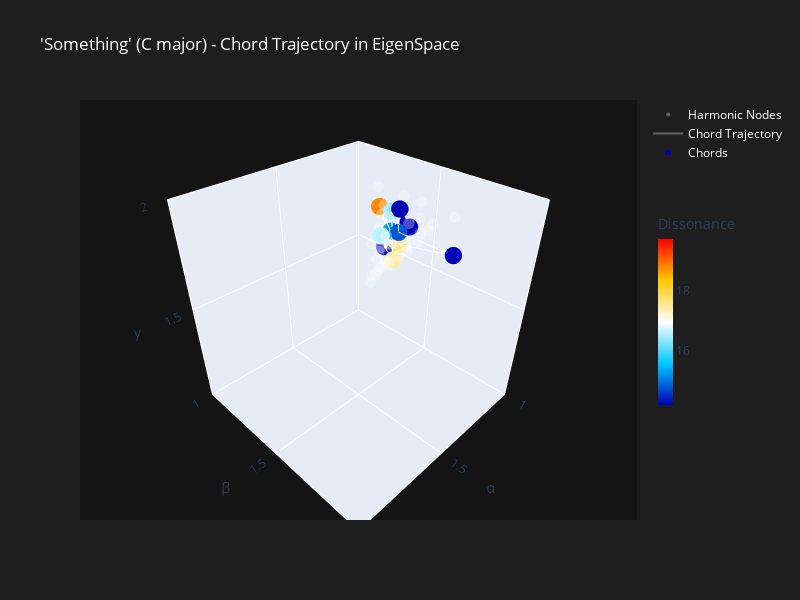

Notebook code for this chart:
### Markdown cell above
## Visualize Chord Trajectory in EigenSpace

### Code cell
import plotly.graph_objects as go

# Create 3D visualization of chord trajectory
fig = go.Figure()

# Custom colorscale (same as EigenSpace visualization)
custom_colorscale = [
    [0.0, "rgba(0, 0, 180, 1.0)"],
    [0.25, "rgba(0, 200, 255, 1.0)"],
    [0.5, "rgba(255, 255, 255, 1.0)"],
    [0.75, "rgba(255, 200, 0, 1.0)"],
    [1.0, "rgba(255, 0, 0, 1.0)"],
]

vmin = np.nanpercentile(dissonance_3d, 5)
vmax = np.nanpercentile(dissonance_3d, 80)

# Add harmonic nodes (if loaded)
if harmonic_nodes:
    fig.add_trace(go.Scatter3d(
        x=[n['alpha'] for n in harmonic_nodes],
        y=[n['beta'] for n in harmonic_nodes],
        z=[n['gamma'] for n in harmonic_nodes],
        mode='markers',
        marker=dict(size=4, color='white', symbol='circle', opacity=0.3),
        name='Harmonic Nodes',
        hoverinfo='skip'
    ))

# Add chord trajectory as connected line
fig.add_trace(go.Scatter3d(
    x=df_song['alpha'],
    y=df_song['beta'],
    z=df_song['gamma'],
    mode='lines',
    line=dict(color='rgba(255, 255, 255, 0.3)', width=2),
    name='Chord Trajectory',
    hoverinfo='skip'
))

# Add chord points colored by dissonance
fig.add_trace(go.Scatter3d(
    x=df_song['alpha'],
    y=df_song['beta'],
    z=df_song['gamma'],
    mode='markers',
    marker=dict(
        size=6,
        color=df_song['dissonance'],
        colorscale=custom_colorscale,
        cmin=vmin, cmax=vmax,
        showscale=True,
        colorbar=dict(title='Dissonance', thickness=15, len=0.5)
    ),
    text=[f"Chord {i+1}<br>α={r['alpha']:.3f}<br>β={r['beta']:.3f}<br>γ={r['gamma']:.3f}<br>D={r['dissonance']:.3f}" 
          for i, r in df_song.iterrows()],
    hoverinfo='text',
    name='Chords'
))

fig.update_layout(
    scene=dict(
        xaxis=dict(title='α', range=[1.0, 2.0]),
        yaxis=dict(title='β', range=[1.0, 2.0]),
        zaxis=dict(title='γ', range=[1.0, 2.0]),
        aspectmode='cube',
        bgcolor='rgb(20, 20, 20)'
    ),
    title=dict(text="'Something' (C major) - Chord Trajectory in EigenSpace", font=dict(color='white')),
    paper_bgcolor='rgb(30, 30, 30)',
    width=800,
    height=600,
    showlegend=True,
    legend=dict(font=dict(color='white'))
)

fig.show()

### Figure 1 — Plotly figure (JSON) as saved in the notebook; plotly's stock layout.template omitted (floating-point values rounded to 4 significant figures; data arrays with more than 128 entries replaced by an {"elided": "..."} marker saying what was removed)
{"data": [{"hoverinfo": "skip", "marker": {"color": "white", "opacity": 0.3, "size": 4, "symbol": "circle"}, "mode": "markers", "name": "Harmonic Nodes", "type": "scatter3d", "x": [1.128, 1.114, 1.248, 1.248, 1.248, 1.201, 1.128, 1.128, 1.114, 1.248, 1.114, 1.201, 1.121, 1.195, 1.248, 1.121, 1.201, 1.201, 1.248, 1.336, 1.248, 1.128, 1.208, 1.128, 1.503, 1.114, 1.201, 1.128, 1.497, 1.336, 1.336, 1.389, 1.336, 1.201, 1.128, 1.336, 1.248], "y": [1.503, 1.336, 1.497, 1.497, 1.664, 1.503, 1.409, 1.503, 1.671, 1.336, 1.255, 1.336, 1.248, 1.342, 1.403, 1.248, 1.336, 1.503, 1.336, 1.497, 1.389, 1.336, 1.611, 1.409, 1.664, 1.201, 1.336, 1.503, 1.664, 1.497, 1.503, 1.664, 1.604, 1.389, 1.248, 1.671, 1.396], "z": [1.691, 1.671, 1.872, 1.664, 1.872, 1.805, 1.691, 1.879, 1.859, 1.497, 1.671, 1.503, 1.497, 1.792, 1.872, 1.872, 1.604, 1.671, 1.664, 1.671, 1.664, 1.503, 1.812, 1.879, 1.805, 1.336, 1.671, 1.805, 1.872, 1.792, 1.879, 1.852, 1.785, 1.664, 1.409, 1.866, 1.564]}, {"hoverinfo": "skip", "line": {"color": "rgba(255, 255, 255, 0.3)", "width": 2}, "mode": "lines", "name": "Chord Trajectory", "type": "scatter3d", "x": {"elided": "165 float values"}, "y": {"elided": "165 float values"}, "z": {"elided": "165 float values"}}, {"hoverinfo": "text", "marker": {"cmax": 19.7, "cmin": 14.21, "color": {"elided": "165 float values"}, "colorbar": {"len": 0.5, "thickness": 15, "title": {"text": "Dissonance"}}, "colorscale": [[0, "rgba(0, 0, 180, 1.0)"], [0.25, "rgba(0, 200, 255, 1.0)"], [0.5, "rgba(255, 255, 255, 1.0)"], [0.75, "rgba(255, 200, 0, 1.0)"], [1, "rgba(255, 0, 0, 1.0)"]], "showscale": true, "size": 6}, "mode": "markers", "name": "Chords", "text": {"elided": "165 str values"}, "type": "scatter3d", "x": {"elided": "165 float values"}, "y": {"elided": "165 float values"}, "z": {"elided": "165 float values"}}], "layout": {"height": 600, "legend": {"font": {"color": "white"}}, "paper_bgcolor": "rgb(30, 30, 30)", "scene": {"aspectmode": "cube", "bgcolor": "rgb(20, 20, 20)", "xaxis": {"range": [1, 2], "title": {"text": "α"}}, "yaxis": {"range": [1, 2], "title": {"text": "β"}}, "zaxis": {"range": [1, 2], "title": {"text": "γ"}}}, "showlegend": true, "title": {"font": {"color": "white"}, "text": "'Something' (C major) - Chord Trajectory in EigenSpace"}, "width": 800}}
